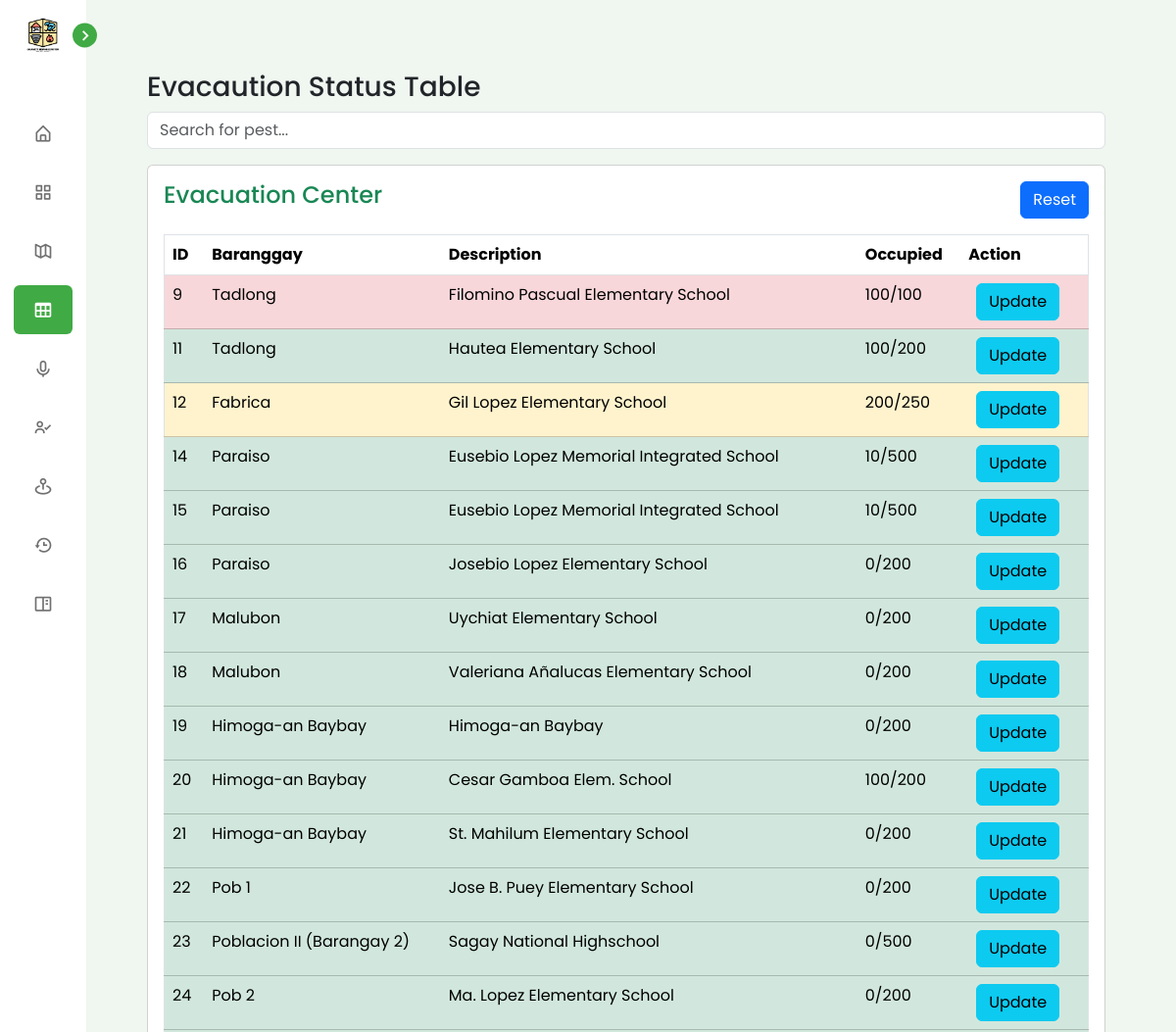
The app's page /view/pages/admin/table.php (signed in, upper part), older data.
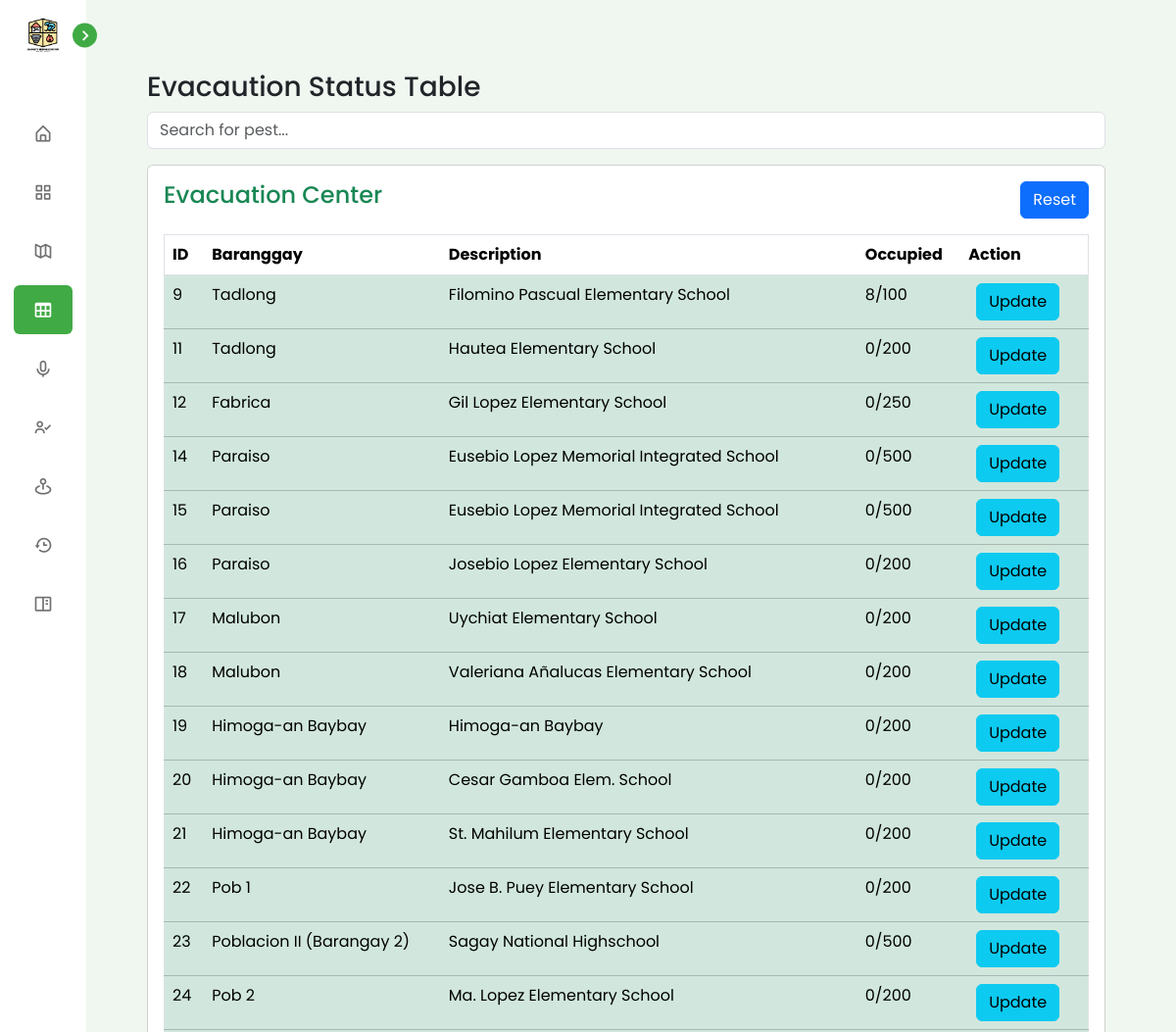
The same page, newer data.
### tables this page shows
CREATE TABLE `tbl_evacuation_location` (
  `id` int(11) NOT NULL,
  `location_id` varchar(255) NOT NULL,
  `location_name` varchar(255) NOT NULL,
  `location_description` varchar(255) NOT NULL,
  `location_latitude` varchar(255) NOT NULL,
  `location_longhitude` varchar(255) NOT NULL,
  `location_current_no_of_evacuue` int(255) NOT NULL,
  `location_max_accommodate` int(255) NOT NULL,
  `facilitator_id` int(255) NOT NULL
);

### connection/connection.php (called while the page is built, shortened)
<?php
class config {
    public function __construct(){
        $dsn = "mysql:host=".H.";dbname=".DB;
        $username = U;
        $password = P;
        try {
            $this->pdo = new PDO($dsn, $username, $password);
        } catch (PDOException $e) {
            die("Connection failed: " . $e->getMessage());
        }
    }
}
?>

### controller/EvacuationController.php (called while the page is built, shortened)
<?php
    require_once('../../../services/EvacuationServices.php');
    $evacuationService = new EvacuationServices();
?>

### services/EvacuationServices.php (called while the page is built, shortened)
<?php
require_once("../../../connection/connection.php");
class EvacuationServices extends config {
    public function getEvacuationStatus() {
        try {
            $query = "SELECT `id`, `location_id`, `location_name`, `location_description`, `location_latitude`, `location_longhitude`, `location_current_no_of_evacuue`, `location_max_accommodate` FROM `tbl_evacuation_location` WHERE 1";
            $stmt = $this->pdo->prepare($query);
            $stmt->execute();
            $calamities =  $stmt->fetchAll(PDO::FETCH_ASSOC);
            return $calamities;
        } catch (PDOException $e) {
            echo "Error: " . $e->getMessage();
        }
    }
}
?>

### view/pages/admin/table.php (the view, shortened to what the changed rows need)
<?php
require_once('../../../controller/EvacuationController.php');
$evacautionStatus = $evacuationService->getEvacuationStatus();
?>
<?php require_once('../../components/header.php')?>
<div class="p-2 p-md-5">
    <div class="p-0">
        <div class="table-responsive card p-3">
            <table border="1" class="table p-3" id="pestData">
                <thead>
                    <tr>
                        <th>ID</th>
                        <th>Baranggay</th>
                        <th>Description</th>
                        <th>Occupied</th>
                        <th>Action</th>
                    </tr>
                </thead>
                <tbody>
                    <?php if (!empty($evacautionStatus)): ?>
                        <?php foreach ($evacautionStatus as $evacaution): ?>
                            <tr
                            class="<?php
                                        $percentage = 0;
                                        if ($evacaution['location_max_accommodate'] > 0) {
                                            $percentage = ($evacaution['location_current_no_of_evacuue'] / $evacaution['location_max_accommodate']) * 100;
                                        }
                                        if ($percentage <= 50) {
                                            echo 'table-success';
                                        } elseif ($percentage <= 75) {
                                            echo 'table-info';
                                        } elseif ($percentage <= 99) {
                                            echo 'table-warning';
                                        } else {
                                            echo 'table-danger';
                                        }
                                    ?>
                                    ">
                                <td><?php echo htmlspecialchars($evacaution['id']); ?></td>
                                <td><?php echo htmlspecialchars($evacaution['location_name']); ?></td>
                                <td><?php echo htmlspecialchars($evacaution['location_description']); ?></td>
                                <td><?php echo htmlspecialchars($evacaution['location_current_no_of_evacuue'].'/'.$evacaution['location_max_accommodate']); ?></td>
                                <td>
                                    <button type="button" class="btn btn-info mx-0 mx-md-2 my-1 my-md-0"
                                        data-bs-toggle="modal"
                                        data-bs-target="#updateModal"
                                        data-bs-id="<?php echo htmlspecialchars($evacaution['id']); ?>"
                                        data-bs-brgy="<?php echo htmlspecialchars($evacaution['location_name']); ?>"
                                        data-bs-current="<?php echo htmlspecialchars($evacaution['location_current_no_of_evacuue']); ?>"
                                        data-bs-max="<?php echo htmlspecialchars($evacaution['location_max_accommodate']); ?>">
                                        Update
                                    </button>
                                </td>
                            </tr>
                        <?php endforeach; ?>
                    <?php else: ?>
                        <tr>
                            <td colspan="6" class="text-center">No records found.</td>
                        </tr>
                    <?php endif; ?>
                </tbody>
            </table>
        </div>
    </div>
</div>
<?php require_once('../../components/footer.php')?>

Row changes from the older to the newer data that the page shows:
changed tbl_evacuation_location "Filomino Pascual Elementary School": location_current_no_of_evacuue 100 → 8 (drawn); location_current_no_of_evacuue+location_max_accommodate "100/100" → "8/100"
changed tbl_evacuation_location "Hautea Elementary School": location_current_no_of_evacuue+location_max_accommodate "100/200" → "0/200"
changed tbl_evacuation_location "Fabrica": location_current_no_of_evacuue 200 → 0 (drawn); location_current_no_of_evacuue+location_max_accommodate "200/250" → "0/250"
changed tbl_evacuation_location id 14: location_current_no_of_evacuue+location_max_accommodate "10/500" → "0/500"
changed tbl_evacuation_location id 15: location_current_no_of_evacuue+location_max_accommodate "10/500" → "0/500"
changed tbl_evacuation_location "Cesar Gamboa Elem. School": location_current_no_of_evacuue+location_max_accommodate "100/200" → "0/200"
